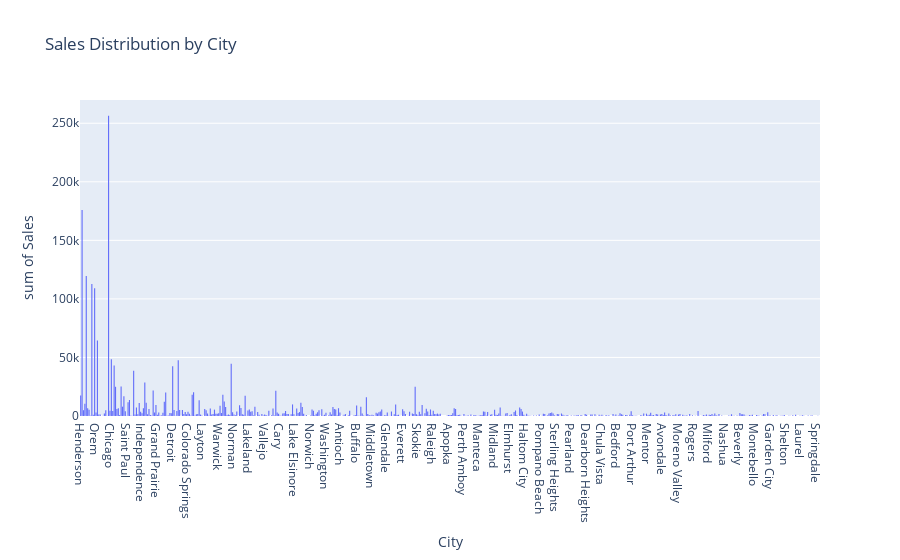

The notebook cell saved with this chart:
### Code cell
# Histogram of sales distribution across cities.
def salesDistributionByCity(df):
    try:
        fig = px.histogram(df, x='City', y='Sales', title='Sales Distribution by City')
        fig.show()
        logging.info("Sales distribution by city plotted successfully.")
    except Exception as e:
        logging.error(f"Error plotting sales distribution by city: {e}")


salesDistributionByCity(dfo)

### Figure 1 — Plotly figure (JSON) as saved in the notebook; plotly's stock layout.template omitted (floating-point values rounded to 4 significant figures; data arrays with more than 128 entries replaced by an {"elided": "..."} marker saying what was removed)
{"data": [{"alignmentgroup": "True", "bingroup": "x", "histfunc": "sum", "hovertemplate": "City=%{x}<br>sum of Sales=%{y}<extra></extra>", "legendgroup": "", "marker": {"color": "#636efa", "pattern": {"shape": ""}}, "name": "", "offsetgroup": "", "orientation": "v", "showlegend": false, "type": "histogram", "x": {"elided": "9994 str values"}, "xaxis": "x", "y": {"elided": "9994 float values"}, "yaxis": "y"}], "layout": {"barmode": "relative", "legend": {"tracegroupgap": 0}, "title": {"text": "Sales Distribution by City"}, "xaxis": {"anchor": "y", "domain": [0, 1], "title": {"text": "City"}}, "yaxis": {"anchor": "x", "domain": [0, 1], "title": {"text": "sum of Sales"}}}}
